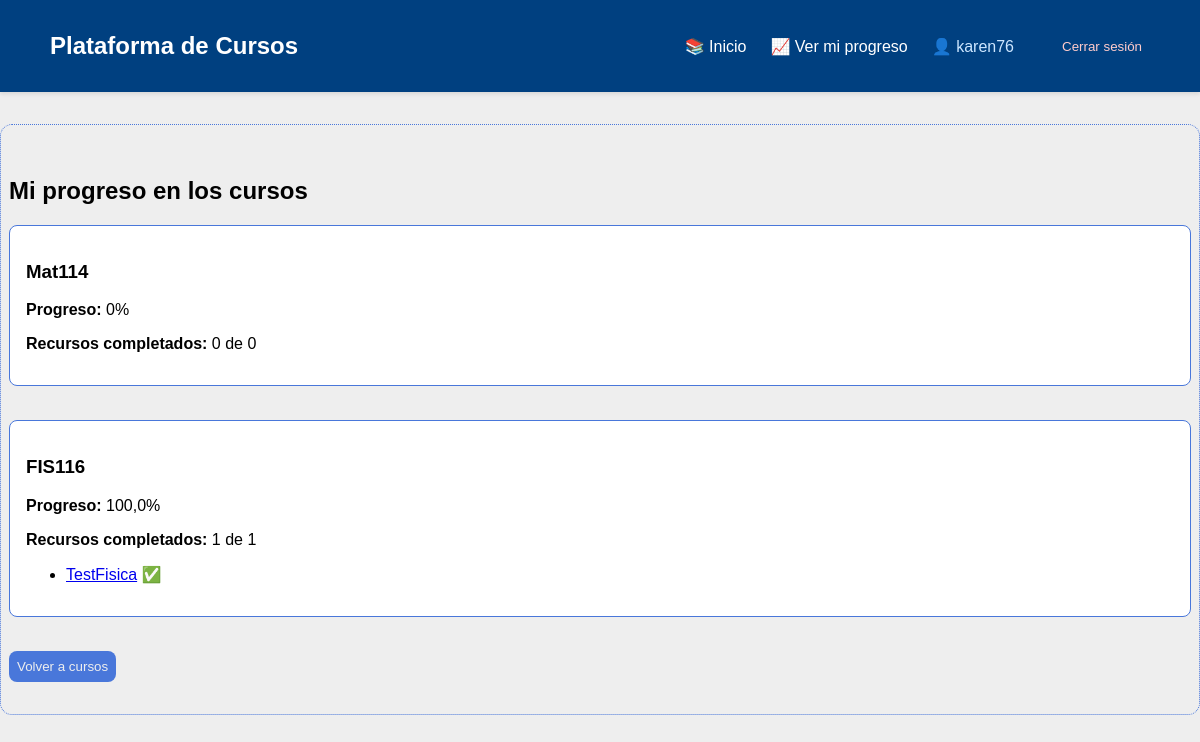
Page /progreso/ (signed in) on the earlier database version.
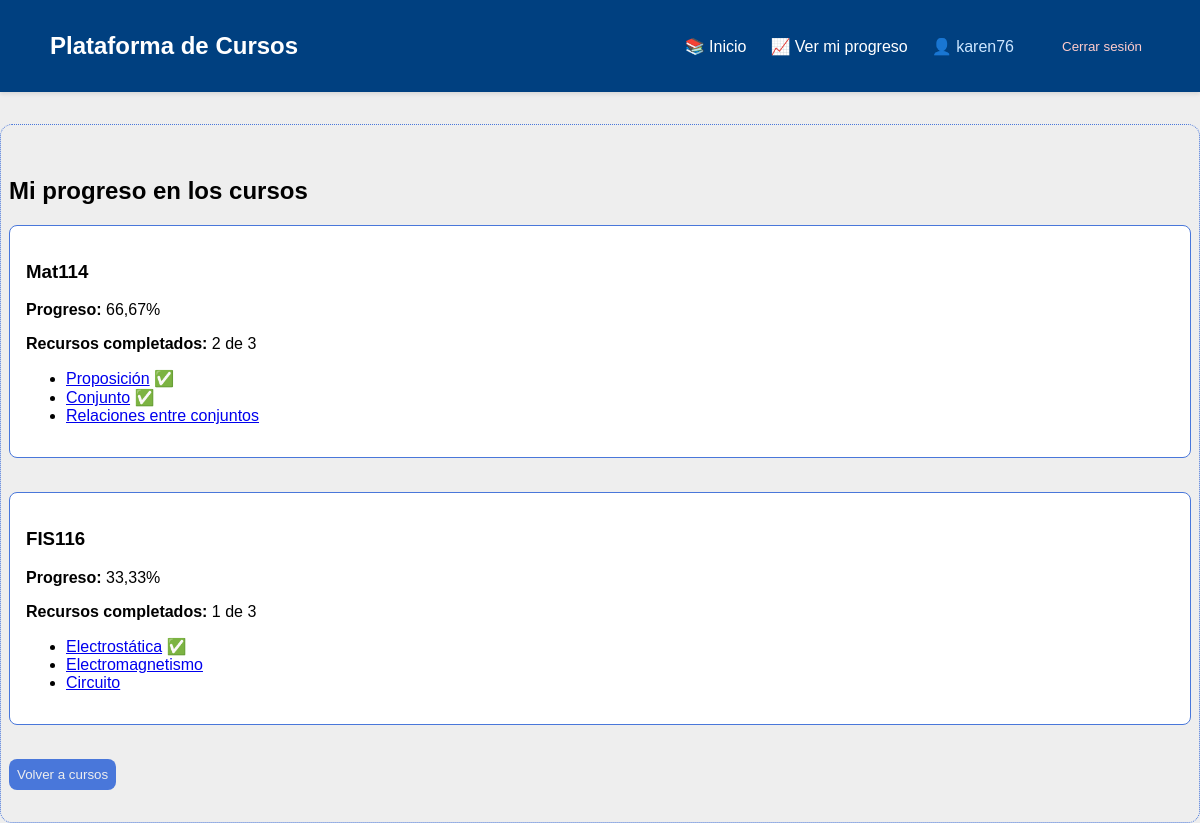
Same page on the later database version.
### cursos/models.py (models this page shows, shortened)
class Curso(models.Model):
    titulo = models.CharField(max_length=200)
    descripcion = models.TextField()
    fecha_inicio = models.DateField()
    fecha_fin = models.DateField()
    profesor = models.ForeignKey(Profesor, on_delete=models.CASCADE)

class Recurso(models.Model):
    titulo = models.CharField(max_length=200)
    descripcion = models.TextField()
    tipo_archivo = models.CharField(max_length=50)
    enlace = models.URLField()
    curso = models.ForeignKey(Curso, on_delete=models.CASCADE)

### cursos/views.py (the view)
# urls.py: path('progreso/', views.progreso_estudiante, name='progreso_estudiante'),
@login_required
def progreso_estudiante(request):
    usuario = request.user
    inscripciones = Inscripcion.objects.filter(user=usuario)
    progresos = Progreso.objects.filter(inscripcion__in=inscripciones).select_related('recurso', 'inscripcion', 'inscripcion__curso')
    progreso_por_curso = {}
    for inscripcion in inscripciones:
        recursos = Recurso.objects.filter(curso=inscripcion.curso)
        completados = progresos.filter(inscripcion=inscripcion, completado=True).count()
        total = recursos.count()
        porcentaje = (completados / total * 100) if total > 0 else 0
        progreso_por_curso[inscripcion.curso.id] = {
            'curso': inscripcion.curso,
            'porcentaje': round(porcentaje, 2),
            'total': total,
            'completados': completados,
            'recursos': recursos,
            'completados_ids': list(progresos.filter(inscripcion=inscripcion, completado=True).values_list('recurso_id', flat=True))
        }
    return render(request, 'cursos/progreso_estudiante.html', {
        'progreso_por_curso': progreso_por_curso
    })

### cursos/templates/cursos/progreso_estudiante.html (shortened to what this page needs)
{% extends 'cursos/base.html' %}
{% block content %}
<h2>Mi progreso en los cursos</h2>
{% if progreso_por_curso %}
    {% for curso_id, datos in progreso_por_curso.items %}
        <div class="card-progreso">
            <h3>{{ datos.curso.titulo }}</h3>
            <p><strong>Progreso:</strong> {{ datos.porcentaje }}%</p>
            <p><strong>Recursos completados:</strong> {{ datos.completados }} de {{ datos.total }}</p>
            <ul>
                {% for recurso in datos.recursos %}
                    <li>
                        <a href="{% url 'ver_recurso' recurso.id %}">{{ recurso.titulo }}</a>
                        {% if recurso.id in datos.completados_ids %}
                            <span style="color: green;">✅</span>
                        {% endif %}
                    </li>
                {% endfor %}
            </ul>
        </div>
        <br>
    {% endfor %}
{% else %}
    <p>No estás inscrito en ningún curso aún.</p>
{% endif %}
<a href="{% url 'lista_cursos' %}"><button>Volver a cursos</button></a>
{% endblock %}

### cursos/templates/cursos/base.html (shortened to what this page needs)
<!DOCTYPE html>
<html lang="en">
  <head>
    {% load static %}
    <link rel="stylesheet" href="{% static 'css/estilos_generales.css' %}">
  </head>
  <body>
    <header class="navbar">
      <div class="navbar-container">
        <h1 class="logo">Plataforma de Cursos</h1>
        <nav class="nav-links">
          <a href="{% url 'lista_cursos' %}">📚 Inicio</a>
          <a href="{% url 'progreso_estudiante' %}">📈 Ver mi progreso</a>
          {% if user.is_authenticated %}
            <span class="welcome-text">👤 {{ user.username }}</span>
            <form action="{% url 'logout' %}" method="post" class="logout-form">
              <button type="submit">Cerrar sesión</button>
            </form>
          {% else %}
            <a href="{% url 'login' %}">Iniciar sesión</a>
          {% endif %}
        </nav>
      </div>
    </header>
    <div class="contenido">
      {% block content %}{% endblock %}
    </div>
  </body>
</html>

### static/css/estilos_generales.css (style rules this page uses)
:root { --color-primario: #eeeeee; --color-secundario:#4977da; --color-tablas:#224bbe; --color-hoverbtn:#5cb6ee; }
body { font-family: 'Gill Sans', 'Gill Sans MT', Calibri, 'Trebuchet MS', sans-serif; margin: 0px; height: 100vh; width: auto; padding: 0px; background-color: var(--color-primario); }
button { transition: all 0.3s ease; border-radius: 8px; border: 0px; background-color: var(--color-secundario); color: var(--color-primario); padding: 0.5rem; }
.contenido { border: 1px dotted var(--color-secundario); margin: 0px; display: flex; flex-direction: column; justify-content: center; padding: 2rem 0.5rem; border-radius: 12px; }
form { display: flex; flex-direction: column; gap: 1rem; max-width: 500px; margin: auto; }
.card-progreso { border: 1px solid var(--color-secundario); padding: 1rem; border-radius: 8px; margin-bottom: 1rem; background-color: #fff; }
.navbar { background-color: #004080; color: white; padding: 1rem 2rem; box-shadow: 0 2px 4px rgba(0, 0, 0, 0.1); margin-bottom: 2rem; }
.navbar-container { display: flex; justify-content: space-between; align-items: center; max-width: 1100px; margin: auto; }
.logo { font-size: 1.5rem; font-weight: bold; }
.nav-links { display: flex; align-items: center; gap: 1.5rem; }
.nav-links a { color: white; text-decoration: none; font-weight: 500; transition: color 0.3s ease; }
.welcome-text { color: #cce6ff; margin-right: 1rem; }
.logout-form { display: inline; }
.logout-form button { background: none; border: none; color: #ffcccb; cursor: pointer; font-weight: 500; transition: color 0.3s; }

Differences in the rows shown:
computed for Curso "Mat114": porcentaje "0" → "66,67"; completados "0" → "2"; total "0" → "3"
added Recurso: titulo "Proposición", shown under Curso "Mat114"
added Recurso: titulo "Conjunto", shown under Curso "Mat114"
added Recurso: titulo "Relaciones entre conjuntos", shown under Curso "Mat114"
computed for Curso "FIS116": porcentaje "100,0" → "33,33"; total "1" → "3"
changed Recurso: titulo "TestFisica" → "Electrostática"
added Recurso: titulo "Electromagnetismo", shown under Curso "FIS116"
added Recurso: titulo "Circuito", shown under Curso "FIS116"
